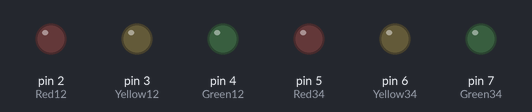
Recording of a sketch running on a simulated Arduino Uno, built with avr-gcc and run on an emulated ATmega328P. On the bench: output pins drawn as LEDs (lit = HIGH).

Above: at 2.5 s.
At 5.5 s:
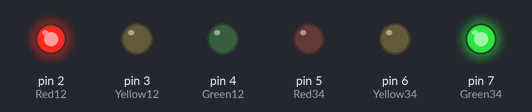
At 7.0 s:
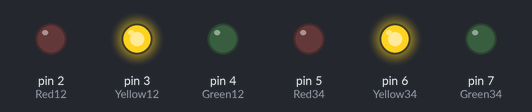
Timing chart, 0 to 13.0 s (numbered marks = the images above):
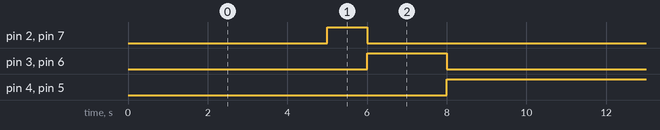

The sketch:

4-Way_Azutomated_Traffic_Light.ino
```cpp
//*Created By Agkiya Infotech
//*4-Way Automated Traffic Light

// lightpins for roadway1 and 2
const int Red12 = 2;
const int Yellow12 = 3;
const int Green12 = 4;
// lightpins for roadway3 and 4
const int Red34 = 5;
const int Yellow34 = 6;
const int Green34 = 7;

void setup() {
  pinMode(Red12, OUTPUT);
  pinMode(Yellow12, OUTPUT);
  pinMode(Green12, OUTPUT);
  pinMode(Red34, OUTPUT);
  pinMode(Yellow34, OUTPUT);
  pinMode(Green34, OUTPUT);
}

// the loop function runs over and over again forever
void loop() {
  delay(5000);
  // Red light for R1, R2, F3and F4; green for R3, R4, F1 and F2,
  digitalWrite(Red12,  HIGH);
  digitalWrite(Yellow12, LOW);
  digitalWrite(Green12, LOW);
  digitalWrite(Red34, LOW);
  digitalWrite(Yellow34, LOW);
  digitalWrite(Green34, HIGH);

  delay(1000);
  digitalWrite(Red12,  LOW);
  digitalWrite(Yellow12, HIGH);
  digitalWrite(Green12, LOW);
  digitalWrite(Red34, LOW);
  digitalWrite(Yellow34, HIGH);
  digitalWrite(Green34, LOW);

  delay(2000);
  digitalWrite(Red12,  LOW);
  digitalWrite(Yellow12, LOW);
  digitalWrite(Green12, HIGH);
  digitalWrite(Red34, HIGH);
  digitalWrite(Yellow34, LOW);
  digitalWrite(Green34, LOW);

  delay(2000);
}
```

Measured:
- by itself, pin 2 (Red12), pin 7 (Green34): alternates HIGH for 1.0 s and LOW for 9.0 s
- by itself, pin 3 (Yellow12), pin 6 (Yellow34): alternates HIGH for 2.0 s and LOW for 8.0 s
- by itself, pin 4 (Green12), pin 5 (Red34): alternates HIGH for 7.0 s and LOW for 3.0 s
